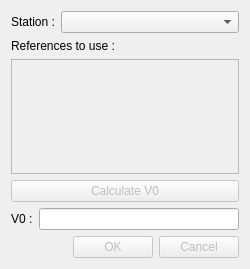
<?xml version="1.0" encoding="UTF-8"?>
<ui version="4.0">
 <class>TT_DialogV0</class>
 <widget class="QDialog" name="TT_DialogV0">
  <property name="geometry">
   <rect>
    <x>0</x>
    <y>0</y>
    <width>250</width>
    <height>269</height>
   </rect>
  </property>
  <property name="windowTitle">
   <string>Calculate V0</string>
  </property>
  <layout class="QVBoxLayout" name="verticalLayout">
   <item>
    <layout class="QHBoxLayout" name="horizontalLayout">
     <item>
      <widget class="QLabel" name="lbStation">
       <property name="sizePolicy">
        <sizepolicy hsizetype="Fixed" vsizetype="Preferred">
         <horstretch>0</horstretch>
         <verstretch>0</verstretch>
        </sizepolicy>
       </property>
       <property name="text">
        <string>Station :</string>
       </property>
      </widget>
     </item>
     <item>
      <widget class="QComboBox" name="cbStation"/>
     </item>
    </layout>
   </item>
   <item>
    <widget class="QLabel" name="lbReferences">
     <property name="text">
      <string>References to use :</string>
     </property>
    </widget>
   </item>
   <item>
    <widget class="QScrollArea" name="scrollArea">
     <property name="widgetResizable">
      <bool>true</bool>
     </property>
     <widget class="QWidget" name="scrollAreaWidgetContents">
      <layout class="QVBoxLayout" name="verticalLayout_2"/>
     </widget>
    </widget>
   </item>
   <item>
    <widget class="QPushButton" name="pbCalculate">
     <property name="enabled">
      <bool>false</bool>
     </property>
     <property name="text">
      <string>Calculate V0</string>
     </property>
    </widget>
   </item>
   <item>
    <layout class="QHBoxLayout" name="horizontalLayout_2">
     <item>
      <widget class="QLabel" name="lbV0">
       <property name="text">
        <string>V0 :</string>
       </property>
      </widget>
     </item>
     <item>
      <widget class="QLineEdit" name="leV0">
       <property name="readOnly">
        <bool>true</bool>
       </property>
      </widget>
     </item>
    </layout>
   </item>
   <item>
    <widget class="QDialogButtonBox" name="buttonBox">
     <property name="enabled">
      <bool>false</bool>
     </property>
     <property name="orientation">
      <enum>Qt::Horizontal</enum>
     </property>
     <property name="standardButtons">
      <set>QDialogButtonBox::Cancel|QDialogButtonBox::Ok</set>
     </property>
    </widget>
   </item>
  </layout>
 </widget>
 <resources/>
 <connections>
  <connection>
   <sender>buttonBox</sender>
   <signal>accepted()</signal>
   <receiver>TT_DialogV0</receiver>
   <slot>accept()</slot>
   <hints>
    <hint type="sourcelabel">
     <x>248</x>
     <y>254</y>
    </hint>
    <hint type="destinationlabel">
     <x>157</x>
     <y>274</y>
    </hint>
   </hints>
  </connection>
  <connection>
   <sender>buttonBox</sender>
   <signal>rejected()</signal>
   <receiver>TT_DialogV0</receiver>
   <slot>reject()</slot>
   <hints>
    <hint type="sourcelabel">
     <x>316</x>
     <y>260</y>
    </hint>
    <hint type="destinationlabel">
     <x>286</x>
     <y>274</y>
    </hint>
   </hints>
  </connection>
 </connections>
</ui>
